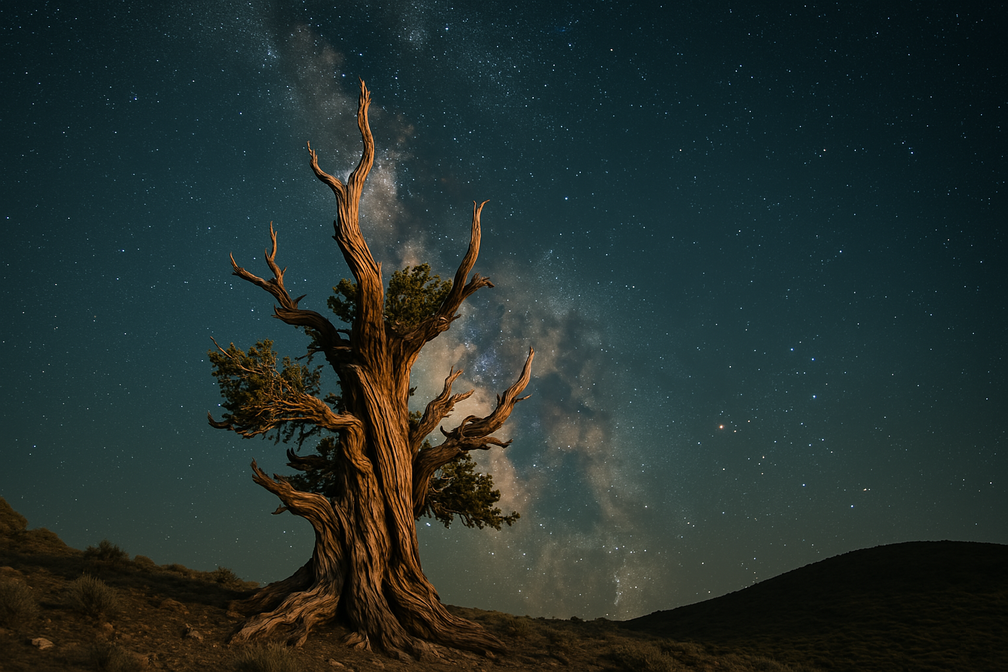
#> input picture harness/batchB/bristlecone_color.png, 1008 x 672 px, given in place of bristlecone_color.pnglock_mid.png, which was not available
$ python analyze_crest.py batchB/bristlecone_color.png
#> lines starting #> are read from the running program, lines starting #| are printed output that depends on the picture; pictures that were not available may be replaced by others from this repository, and a replacement may not be noted
import sys
import numpy as np
from PIL import Image

# usage: analyze_crest.py <prefix>   (e.g. dq3_  dq2_)
# Tracks the near-dune crest silhouette (strongest vertical luma edge per
# column in the lower half) and reports its median vertical shift mid->near
# and mid->far for lock and free. The dune is the SUBJECT in the q>P runs:
# a working pin holds the crest still.
PFX = sys.argv[1]
H = '/workspace/moebiusv2/harness/'
def load(t): return np.asarray(Image.open(H+t+'.png').convert('L')).astype(np.float32)
#> called with t = 'batchB/bristlecone_color.pnglock_mid'
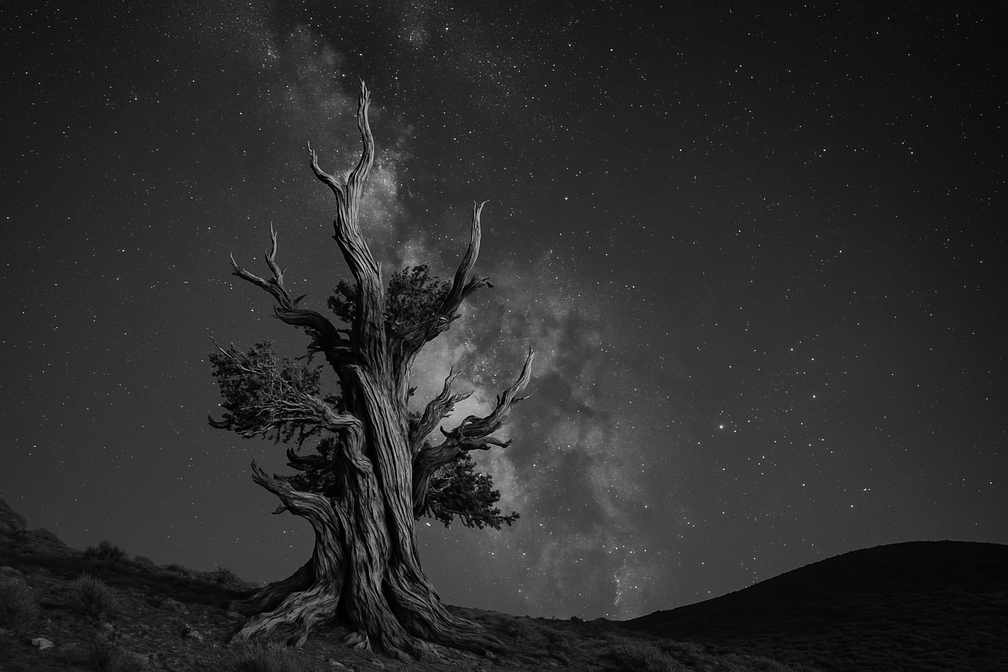
#> returned value: shape (672, 1008) float32; min 0, max 255, mean 44.2

def crest(img):
    rh, rw = img.shape
#> rh = 672; rw = 1008
    ys = {}
    lo, hi = int(0.50*rh), int(0.98*rh)
#> lo = 336; hi = 658
    for x in range(int(0.08*rw), int(0.55*rw), 6):
        col = img[lo:hi, x]
        g = np.abs(col[4:] - col[:-4])
        if g.max() < 12: continue
        ys[x] = lo + 2 + int(np.argmax(g))
#> after the loop, ys = 79 items
    return ys

for mode in ['lock', 'free']:
    mid = crest(load(PFX + mode + '_mid'))
#> mid = 79 items
    for other in ['near', 'far']:
        oth = crest(load(PFX + mode + '_' + other))
#> call 2 of load, with t = 'batchB/bristlecone_color.pnglock_near'
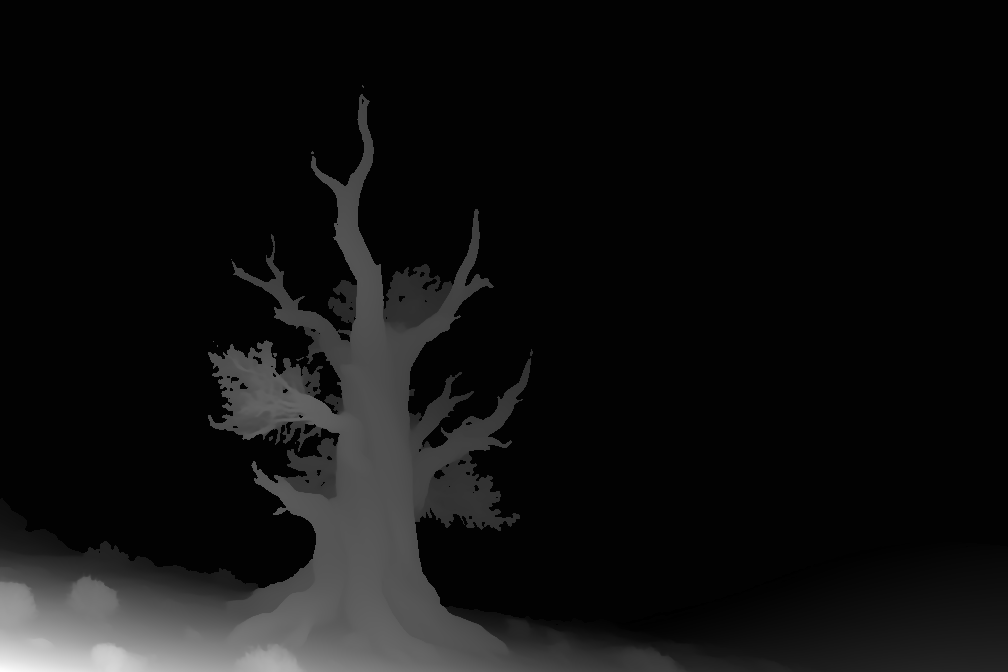
#> input picture harness/batchB/bristlecone_da3_16.png, 1008 x 672 px, given in place of bristlecone_color.pnglock_near.png, which was not available
#> in load (call 2), `def load(t): return np.asarray(Image.open(H+t+'.png').convert('L')).as..`:
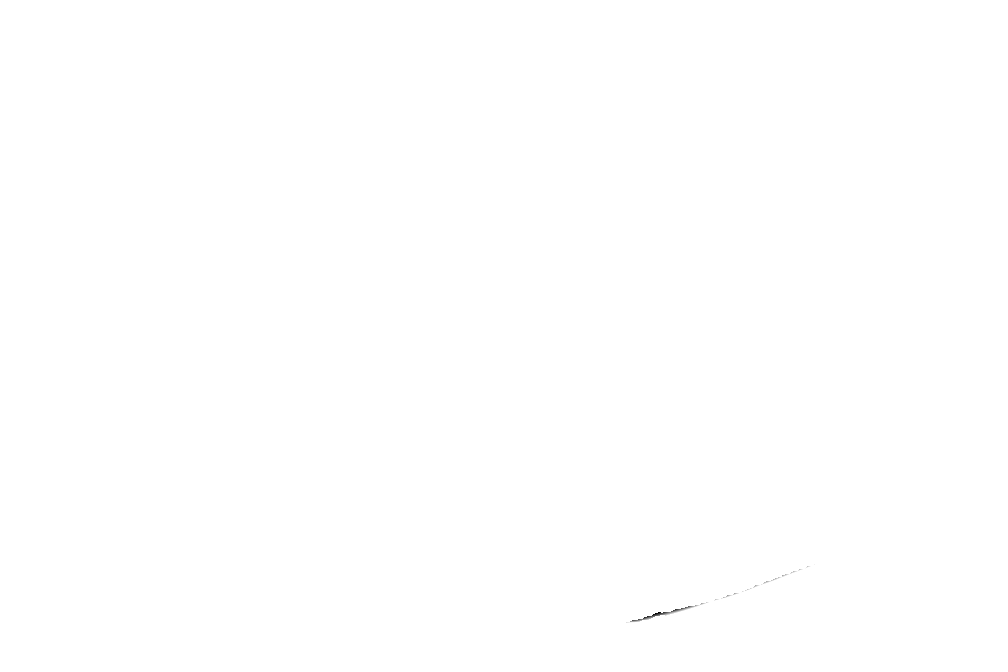
#> returned value: shape (672, 1008) float32; min 0, max 255, mean 255
#> oth = 0 items
        dz = [abs(oth[x] - mid[x]) for x in mid if x in oth]
#> dz = []
#> (the run stopped early here; a loop or call above may not have finished)
